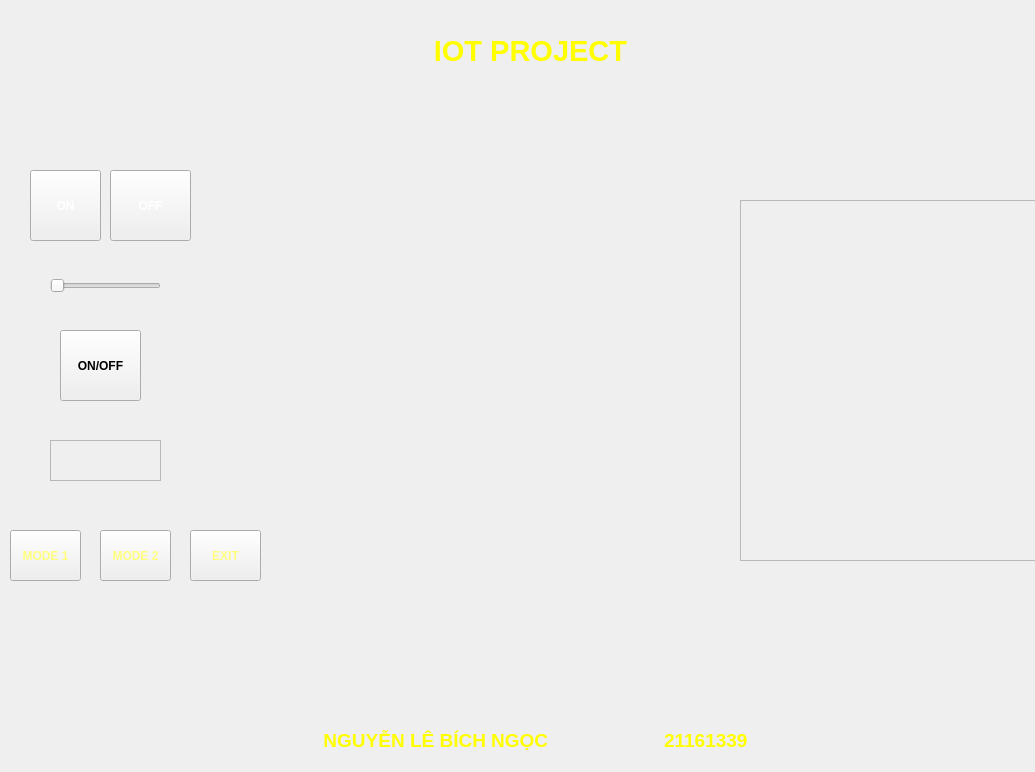
<?xml version="1.0" encoding="UTF-8"?>
<ui version="4.0">
 <class>MainWindow</class>
 <widget class="QMainWindow" name="MainWindow">
  <property name="geometry">
   <rect>
    <x>0</x>
    <y>0</y>
    <width>1035</width>
    <height>772</height>
   </rect>
  </property>
  <property name="windowTitle">
   <string>MainWindow</string>
  </property>
  <property name="styleSheet">
   <string notr="true">border-image: url(:/bn/FAN.png);</string>
  </property>
  <widget class="QWidget" name="centralwidget">
   <widget class="QPushButton" name="btn_on">
    <property name="geometry">
     <rect>
      <x>30</x>
      <y>170</y>
      <width>71</width>
      <height>71</height>
     </rect>
    </property>
    <property name="font">
     <font>
      <weight>75</weight>
      <bold>true</bold>
     </font>
    </property>
    <property name="styleSheet">
     <string notr="true">border-image: url(:/bn/on.png);
color: rgb(255, 255, 255);</string>
    </property>
    <property name="text">
     <string>ON</string>
    </property>
   </widget>
   <widget class="QPushButton" name="btn_off">
    <property name="geometry">
     <rect>
      <x>110</x>
      <y>170</y>
      <width>81</width>
      <height>71</height>
     </rect>
    </property>
    <property name="font">
     <font>
      <weight>75</weight>
      <bold>true</bold>
     </font>
    </property>
    <property name="styleSheet">
     <string notr="true">border-image: url(:/bn/off.png);
color: rgb(255, 255, 255);</string>
    </property>
    <property name="text">
     <string>OFF</string>
    </property>
   </widget>
   <widget class="QSlider" name="slider">
    <property name="geometry">
     <rect>
      <x>50</x>
      <y>270</y>
      <width>111</width>
      <height>31</height>
     </rect>
    </property>
    <property name="styleSheet">
     <string notr="true">border-image: url(:/bn/240_F_567678952_nRzV9wz1lyOH3VFVGllofOgv7xX5NXWk.jpg);</string>
    </property>
    <property name="orientation">
     <enum>Qt::Horizontal</enum>
    </property>
   </widget>
   <widget class="QPushButton" name="btn_on_off">
    <property name="geometry">
     <rect>
      <x>60</x>
      <y>330</y>
      <width>81</width>
      <height>71</height>
     </rect>
    </property>
    <property name="font">
     <font>
      <weight>75</weight>
      <bold>true</bold>
     </font>
    </property>
    <property name="styleSheet">
     <string notr="true">border-image: url(:/bn/on_off.png);
color: rgb(0, 0, 0);</string>
    </property>
    <property name="text">
     <string>ON/OFF</string>
    </property>
   </widget>
   <widget class="QFrame" name="frame">
    <property name="geometry">
     <rect>
      <x>50</x>
      <y>440</y>
      <width>111</width>
      <height>41</height>
     </rect>
    </property>
    <property name="frameShape">
     <enum>QFrame::StyledPanel</enum>
    </property>
    <property name="frameShadow">
     <enum>QFrame::Raised</enum>
    </property>
   </widget>
   <widget class="QPushButton" name="mode_2">
    <property name="geometry">
     <rect>
      <x>100</x>
      <y>530</y>
      <width>71</width>
      <height>51</height>
     </rect>
    </property>
    <property name="font">
     <font>
      <pointsize>9</pointsize>
      <weight>75</weight>
      <bold>true</bold>
     </font>
    </property>
    <property name="styleSheet">
     <string notr="true">border-image: url(:/bn/technology-abstract-circuit-board-texture-background-high-tech-futuristic-circuit-board-banner-wallpaper-digital-data-engineering-electronic-motherboard-illustration-vector.jpg);
color: rgb(255, 255, 127);</string>
    </property>
    <property name="text">
     <string>MODE 2</string>
    </property>
   </widget>
   <widget class="QPushButton" name="exit">
    <property name="geometry">
     <rect>
      <x>190</x>
      <y>530</y>
      <width>71</width>
      <height>51</height>
     </rect>
    </property>
    <property name="font">
     <font>
      <pointsize>9</pointsize>
      <weight>75</weight>
      <bold>true</bold>
     </font>
    </property>
    <property name="styleSheet">
     <string notr="true">border-image: url(:/bn/technology-abstract-circuit-board-texture-background-high-tech-futuristic-circuit-board-banner-wallpaper-digital-data-engineering-electronic-motherboard-illustration-vector.jpg);
color: rgb(255, 255, 127);</string>
    </property>
    <property name="text">
     <string>EXIT</string>
    </property>
   </widget>
   <widget class="QPushButton" name="mode_1">
    <property name="geometry">
     <rect>
      <x>10</x>
      <y>530</y>
      <width>71</width>
      <height>51</height>
     </rect>
    </property>
    <property name="font">
     <font>
      <pointsize>9</pointsize>
      <weight>75</weight>
      <bold>true</bold>
     </font>
    </property>
    <property name="styleSheet">
     <string notr="true">border-image: url(:/bn/technology-abstract-circuit-board-texture-background-high-tech-futuristic-circuit-board-banner-wallpaper-digital-data-engineering-electronic-motherboard-illustration-vector.jpg);
color: rgb(255, 255, 127);</string>
    </property>
    <property name="text">
     <string>MODE 1</string>
    </property>
   </widget>
   <widget class="QFrame" name="frame_2">
    <property name="geometry">
     <rect>
      <x>740</x>
      <y>200</y>
      <width>311</width>
      <height>361</height>
     </rect>
    </property>
    <property name="frameShape">
     <enum>QFrame::StyledPanel</enum>
    </property>
    <property name="frameShadow">
     <enum>QFrame::Raised</enum>
    </property>
   </widget>
   <widget class="QLabel" name="label">
    <property name="geometry">
     <rect>
      <x>260</x>
      <y>30</y>
      <width>541</width>
      <height>41</height>
     </rect>
    </property>
    <property name="font">
     <font>
      <pointsize>22</pointsize>
      <weight>75</weight>
      <bold>true</bold>
     </font>
    </property>
    <property name="styleSheet">
     <string notr="true">border-image: url(:/bn/technology-abstract-circuit-board-texture-background-high-tech-futuristic-circuit-board-banner-wallpaper-digital-data-engineering-electronic-motherboard-illustration-vector.jpg);
color: rgb(255, 255, 0);</string>
    </property>
    <property name="text">
     <string>IOT PROJECT</string>
    </property>
    <property name="alignment">
     <set>Qt::AlignCenter</set>
    </property>
   </widget>
   <widget class="QLabel" name="label_2">
    <property name="geometry">
     <rect>
      <x>20</x>
      <y>20</y>
      <width>201</width>
      <height>141</height>
     </rect>
    </property>
    <property name="styleSheet">
     <string notr="true">border-image: url(:/bn/BN.png);</string>
    </property>
    <property name="text">
     <string/>
    </property>
   </widget>
   <widget class="QLabel" name="label_3">
    <property name="geometry">
     <rect>
      <x>240</x>
      <y>720</y>
      <width>591</width>
      <height>41</height>
     </rect>
    </property>
    <property name="font">
     <font>
      <pointsize>14</pointsize>
      <weight>75</weight>
      <bold>true</bold>
     </font>
    </property>
    <property name="styleSheet">
     <string notr="true">border-image: url(:/bn/technology-abstract-circuit-board-texture-background-high-tech-futuristic-circuit-board-banner-wallpaper-digital-data-engineering-electronic-motherboard-illustration-vector.jpg);
color: rgb(255, 255, 0);</string>
    </property>
    <property name="text">
     <string>NGUYỄN LÊ BÍCH NGỌC                      21161339</string>
    </property>
    <property name="alignment">
     <set>Qt::AlignCenter</set>
    </property>
   </widget>
   <widget class="QLabel" name="label_4">
    <property name="geometry">
     <rect>
      <x>300</x>
      <y>220</y>
      <width>161</width>
      <height>121</height>
     </rect>
    </property>
    <property name="styleSheet">
     <string notr="true">border-image: url(:/bn/fan_off.png);</string>
    </property>
    <property name="text">
     <string/>
    </property>
   </widget>
   <widget class="QLabel" name="label_5">
    <property name="geometry">
     <rect>
      <x>550</x>
      <y>210</y>
      <width>161</width>
      <height>121</height>
     </rect>
    </property>
    <property name="styleSheet">
     <string notr="true">border-image: url(:/bn/laptop_off.png);</string>
    </property>
    <property name="text">
     <string/>
    </property>
   </widget>
   <widget class="QLabel" name="label_6">
    <property name="geometry">
     <rect>
      <x>300</x>
      <y>480</y>
      <width>161</width>
      <height>121</height>
     </rect>
    </property>
    <property name="styleSheet">
     <string notr="true">border-image: url(:/bn/camera_off.png);</string>
    </property>
    <property name="text">
     <string/>
    </property>
   </widget>
   <widget class="QLabel" name="label_7">
    <property name="geometry">
     <rect>
      <x>540</x>
      <y>480</y>
      <width>161</width>
      <height>121</height>
     </rect>
    </property>
    <property name="styleSheet">
     <string notr="true">border-image: url(:/bn/tv_off.png);</string>
    </property>
    <property name="text">
     <string/>
    </property>
   </widget>
   <zorder>btn_on</zorder>
   <zorder>btn_off</zorder>
   <zorder>slider</zorder>
   <zorder>btn_on_off</zorder>
   <zorder>frame</zorder>
   <zorder>mode_2</zorder>
   <zorder>exit</zorder>
   <zorder>mode_1</zorder>
   <zorder>label</zorder>
   <zorder>label_2</zorder>
   <zorder>label_3</zorder>
   <zorder>frame_2</zorder>
   <zorder>label_4</zorder>
   <zorder>label_5</zorder>
   <zorder>label_6</zorder>
   <zorder>label_7</zorder>
  </widget>
 </widget>
 <resources>
  <include location="image.qrc"/>
 </resources>
 <connections/>
</ui>
